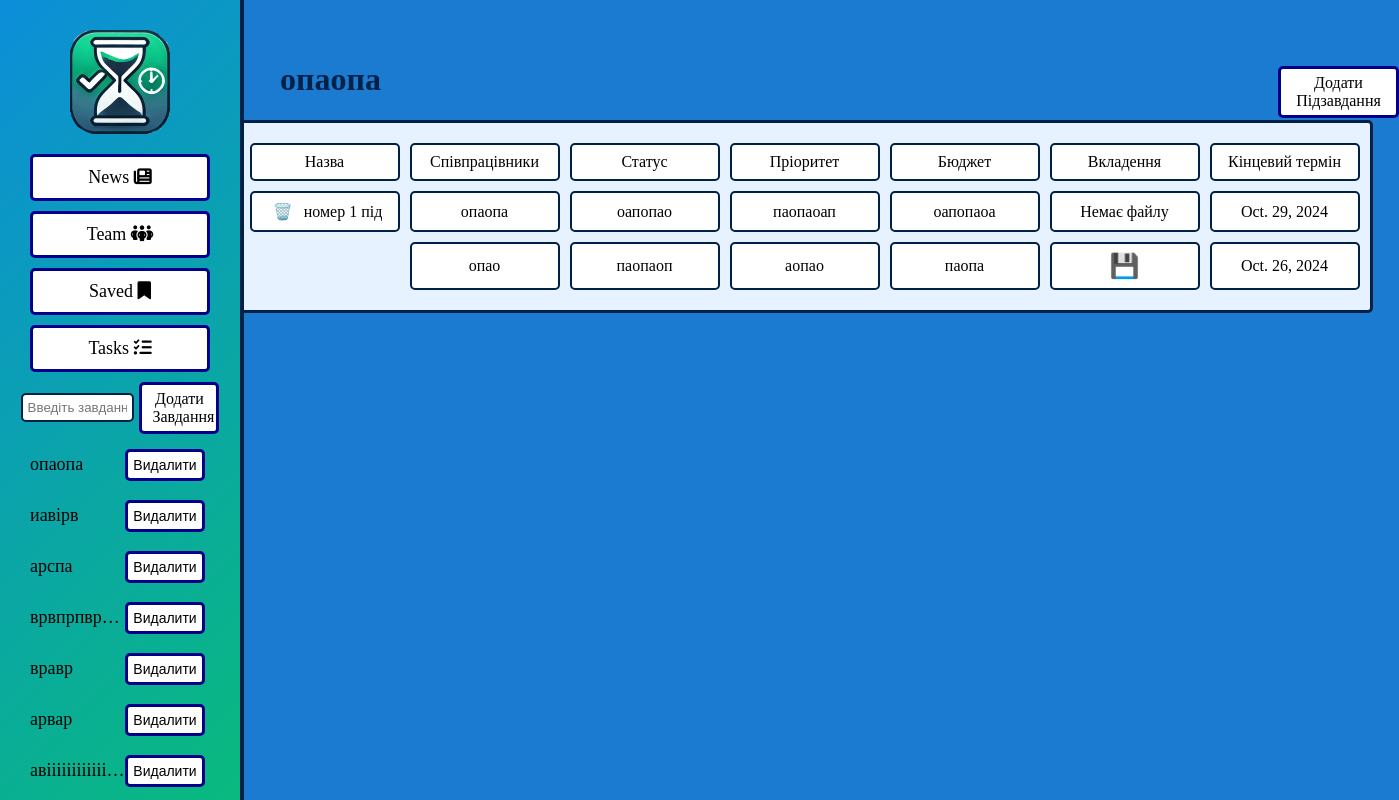
Screenshot of /main_work_window/task/27/ with the database file from the repository.
### main_work_window/models.py (models this page shows, shortened)
class Task(models.Model):
    title = models.TextField('Назва')
    task_description = models.TextField('Опис завдання')
    collaborators = models.TextField('Працівники')
    status = models.TextField('Статус')
    priority = models.TextField('Пріорітет')
    budget = models.TextField('Бюджет')
    attachments = models.FileField(upload_to='documents/', blank=True, null=True)
    dead_line = models.DateField('Дедлайн')

class Subtask(models.Model):
    task = models.ForeignKey(Task, on_delete=models.CASCADE, related_name='subtasks')
    title = models.TextField('Назва підзавдання')
    task_description = models.TextField('Опис підзавдання')
    collaborators = models.TextField('Працівники')
    status = models.TextField('Статус')
    priority = models.TextField('Пріорітет')
    budget = models.TextField('Бюджет')
    attachments = models.FileField(upload_to='documents/', blank=True, null=True)
    dead_line = models.DateField('Дедлайн')

### main_work_window/views.py (the view)
# urls.py: path('task/<int:task_id>/', views.task_detail, name='task_detail'),
def task_detail(request, task_id):
    task = get_object_or_404(Task, id=task_id)
    tasks = Task.objects.all()
    form = SubtaskForm()
    subtasks = Subtask.objects.filter(task=task)
    data = {
        'task': task,
        'tasks': tasks,
        'form': form,
        'subtasks': subtasks,
    }
    return render(request, 'main_work_window/task_detail.html', data)

### main_work_window/forms.py
class SubtaskForm(ModelForm):
    class Meta:
        model = Subtask
        fields = ['title', 'task_description', 'collaborators', 'status', 'priority', 'budget', 'attachments', 'dead_line']
        widgets = {
            'title': TextInput(attrs={'placeholder': 'Назва підзавдання'}),
            'task_description': Textarea(attrs={'placeholder': 'Опис підзавдання'}),
            'collaborators': TextInput(attrs={'placeholder': 'Працівники'}),
            'status': TextInput(attrs={'placeholder': 'Статус'}),
            'priority': TextInput(attrs={'placeholder': 'Пріорітет'}),
            'budget': TextInput(attrs={'placeholder': 'Бюджет'}),
            'attachments': ClearableFileInput(attrs={'placeholder': 'Файл', 'accept': '*/*'}),
            'dead_line': DateInput(attrs={'placeholder': 'Дедлайн'}),
        }

### main_work_window/templates/main_work_window/task_detail.html (shortened to what this page needs)
{% load static %}
<!DOCTYPE html>
<html lang="uk">
<head>
    <link rel="stylesheet" href="{% static 'main_work_window/css/task_detail.css' %}">
    <link rel="stylesheet" href="https://use.fontawesome.com/releases/v6.6.0/css/all.css">
</head>
<body>
    <aside class="sidebar">
        <img src="{% static 'main_work_window/img/logo.png' %}" alt="Logo" class="sidebar-logo">
        <a href="{% url 'news' %}" class="menu-link">News <i class="fa-solid fa-newspaper"></i></a>
        <a href="#" class="menu-link">Team <i class="fa-solid fa-people-group"></i></a>
        <a href="#" class="menu-link">Saved <i class="fa-solid fa-bookmark"></i></a>
        <a href="#" class="menu-link">Tasks <i class="fa-solid fa-list-check"></i></a>
        <div class="task-input-section">
            <input type="text" class="task-input" placeholder="Введіть завдання">
            <a href="{% url 'add_task' %}" class="add-task-button">Додати Завдання</a>
        </div>
        <div class="task-titles">
            {% for task in tasks %}
                <div data-task-id="{{ task.id }}">
                    <a href="{% url 'task_detail' task.id %}" class="task-link">{{ task.title }}</a>
                    <form method="post" action="{% url 'delete_task' task.id %}" style="display: inline;">
                        <button type="button" class="delete-button" onclick="confirmDeletion('{{ task.title }}', this)">Видалити</button>
                    </form>
                </div>
            {% empty %}
                <p>Немає доступних завдань</p>
            {% endfor %}
        </div>
    </aside>
    <div class="form-container">
        <h1 class="task-title" data-description="{{ task.task_description }}">{{ task.title }}</h1>
        <a href="{% url 'add_subtask' task.id %}" class="add-subtask-button">Додати Підзавдання</a>
        <div class="task-details-background">
            <div class="task-details">
                <div class="task-labels">
                    <div class="task-detail">Назва</div>
                    <div class="task-detail">Співпрацівники</div>
                    <div class="task-detail">Статус</div>
                    <div class="task-detail">Пріоритет</div>
                    <div class="task-detail">Бюджет</div>
                    <div class="task-detail">Вкладення</div>
                    <div class="task-detail">Кінцевий термін</div>
                </div>
                {% for subtask in task.subtasks.all %}
                    <div class="task-values">
                        <div class="task-value">
                            <form method="post" action="{% url 'delete_subtask' subtask.id %}" class="delete-subtask-form">
                                <button type="button" class="delete-subtask-button" onclick="confirmDeletion('{{ subtask.title }}', this)">🗑️</button>
                            </form>
                            <div class="subtask-title" data-description="{{ subtask.task_description }}">{{ subtask.title }}</div>
                        </div>
                        <div class="task-value">{{ subtask.collaborators }}</div>
                        <div class="task-value">{{ subtask.status }}</div>
                        <div class="task-value">{{ subtask.priority }}</div>
                        <div class="task-value">{{ subtask.budget }}</div>
                        <div class="task-value">
                            {% if subtask.attachments %}
                                <a href="{{ subtask.attachments.url }}" download class="attachment-emoji" title="Завантажити">💾</a>
                            {% else %}
                                <span>Немає файлу</span>
                            {% endif %}
                        </div>
                        <div class="task-value">{{ subtask.dead_line }}</div>
                    </div>
                {% endfor %}
                <div class="task-values">
                    <div class="task-value">{{ task.collaborators }}</div>
                    <div class="task-value">{{ task.status }}</div>
                    <div class="task-value">{{ task.priority }}</div>
                    <div class="task-value">{{ task.budget }}</div>
                    <div class="task-value">
                        {% if task.attachments %}
                            <a href="{{ task.attachments.url }}" download class="attachment-emoji" title="Завантажити">💾</a>
                        {% else %}
                            <span>Немає файлу</span>
                        {% endif %}
                    </div>
                    <div class="task-value">{{ task.dead_line }}</div>
                </div>
            </div>
        </div>
    </div>
</body>
</html>

### main_work_window/static/main_work_window/css/task_detail.css (style rules this page uses)
body { margin: 0; background-color: #1b7bd0; display: flex; height: 100vh; overflow: hidden; }
.sidebar { background: linear-gradient(135deg, rgb(12, 142, 217) 0%, rgb(9, 188, 120) 100%); padding: 30px; width: 180px; display: flex; flex-direction: column; align-items: center; gap: 10px; border-right: 4px solid #002147; position: fixed; height: 100vh; overflow-y: auto; }
.sidebar-logo { width: 100px; margin-bottom: 10px; }
.menu-link { color: black; text-decoration: none; padding: 10px 20px; border: 3px solid darkblue; border-radius: 5px; font-size: 18px; background-color: white; text-align: center; width: 100%; box-sizing: border-box; }
.task-input-section { display: flex; align-items: center; gap: 5px; width: 116%; box-sizing: border-box; padding-left: 5px; }
.task-input { padding: 5px; border: 2px solid #002147; border-radius: 5px; width: calc(100% - 90px); box-sizing: border-box; }
.add-task-button { padding: 5px 10px; border: 3px solid darkblue; border-radius: 5px; background-color: white; color: black; text-align: center; text-decoration: none; display: inline-block; width: 80px; box-sizing: border-box; font-size: 16px; cursor: pointer; }
.task-titles { overflow-y: auto; max-height: calc(100vh - 250px); width: 100%; box-sizing: border-box; }
.task-link { color: black; text-decoration: none; font-size: 18px; padding: 10px 0px; display: block; transition: color 0.3s ease, background-color 0.3s ease; white-space: nowrap; overflow: hidden; text-overflow: ellipsis; }
.task-titles > div { display: flex; justify-content: space-between; width: 100%; margin-bottom: 10px; }
.delete-button { background-color: white; color: black; margin-top: 5px; margin-right: 5px; padding: 5px 0px; border: 3px solid darkblue; border-radius: 5px; cursor: pointer; font-size: 14px; text-align: center; width: 80px; box-sizing: border-box; display: flex; justify-content: center; align-items: center; transition: color 0.3s ease, background-color 0.3s ease; }
.form-container { display: flex; justify-content: flex-start; align-items: flex-start; flex: 1; padding: 20px; box-sizing: border-box; margin-left: 200px; }
.task-details { display: grid; grid-template-columns: repeat(7, 1fr); gap: 10px; text-align: center; }
.task-labels, .task-values { display: contents; gap: 20px; justify-content: start; flex-wrap: nowrap; }
.task-detail, .task-value { width: 130px; padding: 8px; background-color: white; border: 2px solid #002147; border-radius: 5px; text-align: center; display: flex; justify-content: center; align-items: center; }
.delete-subtask-button { background-color: transparent; border: none; cursor: pointer; margin-right: 5px; font-size: 16px; }
.task-title { position: absolute; top: 40px; left: 280px; font-size: 32px; font-weight: bold; color: #002147; }
.task-details-background { margin: 0 auto; margin-top: 100px; padding: 20px; background-color: #e6f2ff; border-radius: 5px; border: 3px solid #002147; max-width: 1100px; text-align: center; }
.attachment-emoji { font-size: 24px; text-decoration: none; cursor: pointer; display: inline-flex; align-items: center; justify-content: center; }
.add-subtask-button { position: absolute; padding: 5px 10px; border: 3px solid darkblue; border-radius: 5px; background-color: white; color: black; text-align: center; text-decoration: none; display: inline-block; font-size: 16px; cursor: pointer; margin-top: 46px; margin-left: 1058px; }
html { scroll-behavior: smooth; }

### rows the page displays
Task: title "опаопа", collaborators "опао", status "паопаоп", priority "аопао", budget "паопа", dead_line "Oct. 26, 2024"
Task: title "иавірв"
Task: title "арспа"
Task: title "врвпрпвр…"
Task: title "вравр"
Task: title "арвар"
Task: title "авіііііііііііі…"
Subtask: title "номер 1 під", collaborators "опаопа", status "оапопао", priority "паопаоап", budget "оапопаоа", attachments "Немає файлу", dead_line "Oct. 29, 2024"
